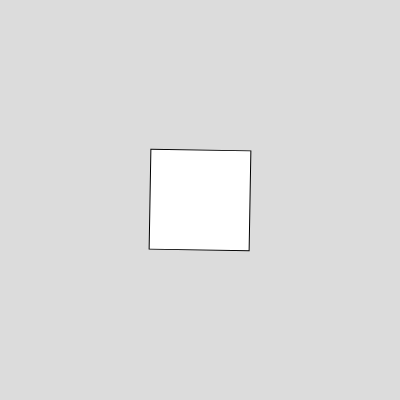
Frame 1 (no input)
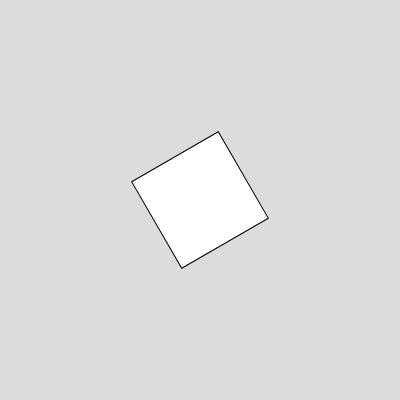
Frame 60 (no input)
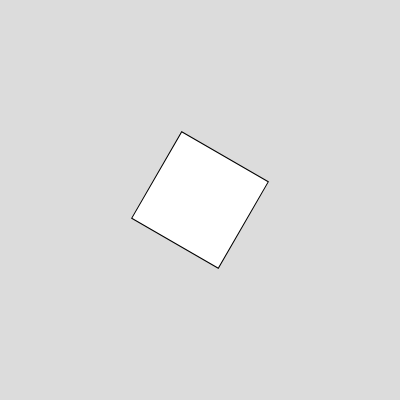
Frame 120 (the mouse pressed at the canvas centre since frame 60)

The p5.js sketch that drew these frames (run headless with seeded random() and noise() and a simulated clock; from frame 60 on, the mouse is pressed at the canvas centre):

// p5.js sketch
// ── sketch.js
r = 0;

function setup() {
  createCanvas(400, 400);
  // Help blind or low-vision users understand your sketch
  describe("A 400 by 400 pixel gray canvas.");
}

function draw() {
  background(220);
  angleMode(DEGREES);
  translate(200, 200);
  r++;
  rotate(r);
  rectMode(CENTER);
  square(0, 0, 100);
}
